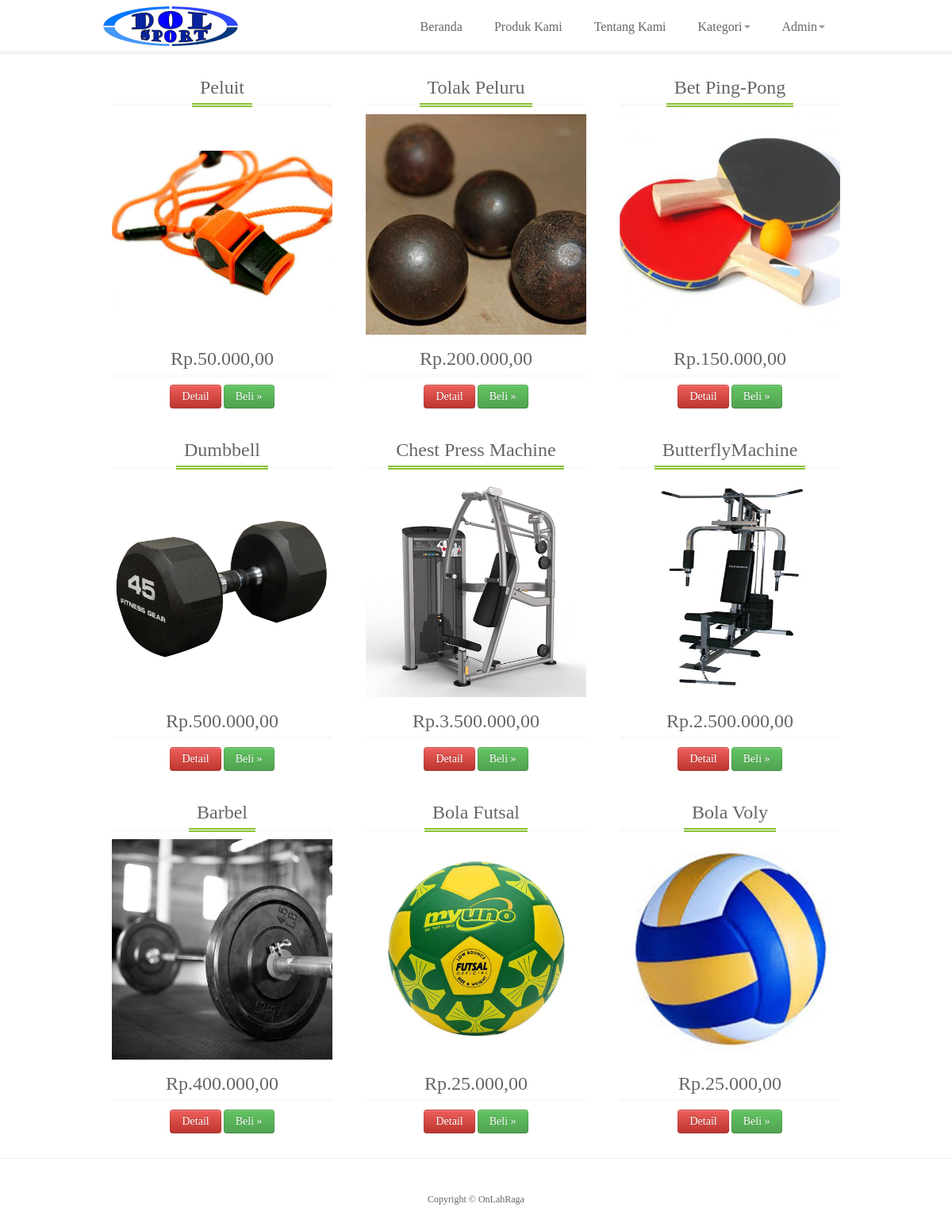
The page / on the database its author committed.
### tables this page shows
CREATE TABLE IF NOT EXISTS `barang` (
  `idbarang` int(11) NOT NULL AUTO_INCREMENT,
  `namabarang` varchar(50) NOT NULL,
  `harga` decimal(10,0) NOT NULL,
  `stok` int(11) NOT NULL,
  `gambar` varchar(100) NOT NULL,
  `warna` varchar(50) NOT NULL,
  `ukuran` int(11) NOT NULL,
  `idkategori` int(11) NOT NULL,
  `deskripsi` varchar(500) NOT NULL,
  PRIMARY KEY (`idbarang`),
  KEY `fk_kategori` (`idkategori`)
);

### index.php (the view, shortened to what this page needs)
<!DOCTYPE html>
<html lang="en">
<head>
    <link href="css/bootstrap.css" rel="stylesheet">
    <link href="css/bootstrap-responsive.css" rel="stylesheet">
	<link href="css/style.css" rel="stylesheet">
</head>
<body>
	<header>
		<div class="container">
			<div class="row">
				<?php include"logo.php"; ?>
				<div class="span9">
					<div class="navbar navbar-inverse">
			    		<div class="navbar-inner">
			          		<?php include "menu.php"; ?>
			        	</div>
			      	</div>
				</div>
			</div>
		</div>
	</header>
	<div id="wrapper">
    	<div class="container">
      		<div class="row">
	               <?php
                    $sql = mysqli_query($koneksi, "SELECT * FROM barang ORDER BY idbarang DESC limit 9");
                    while($data = mysqli_fetch_array($sql)){
                    ?>
        		<div class="span4">
          			<div class="icons-box">
                        <div class="title"><h3><?php echo $data['namabarang']; ?></h3></div>
                        <img src="<?php echo "images/".$data['gambar']; ?>" />
						<div><h3>Rp.<?php echo number_format($data['harga'],2,",",".");?></h3></div>
						<div class="clear"><a href="detailbarang.php?kd=<?php echo $data['idbarang'];?>" class="btn btn-lg btn-danger">Detail</a> <a href="detailbarang.php?kd=<?php echo $data['idbarang'];?>" class="btn btn-lg btn-success">Beli &raquo;</a></div>
                    </div>
        		</div>
                <?php } ?>
      			</div>
				</div>
			</div>
			<hr>
	<div id="copyright">
	<?php include"footer.php" ?>
	</div>
</body>
</html>

### logo.php
<div class="logo span3">
	<a class="brand" href="#"><img src="images/1997.png"> </a>
</div>

### menu.php (shortened to what this page needs)
   		<div class="nav-collapse collapse">
     		<ul class="nav">
       			<li><a href="index.php">Beranda</a></li>
       			<li><a href="produk.php">Produk Kami</a></li>
                          <li><a href="tentangkami.php">Tentang Kami</a></li>
       			<li class="dropdown">
<a href="#" class="dropdown-toggle" data-toggle="dropdown">Kategori<b class="caret"></b></a>
       			</li>
       			<li class="dropdown">
         			<a href="#" class="dropdown-toggle" data-toggle="dropdown">Admin<b class="caret"></b></a>
       			</li>
     		</ul>
   		</div>

### footer.php
<div class="container">
	<p>Copyright &copy; OnLahRaga</p>
</div>

### css/style.css (style rules this page uses)
.clear { clear:both; }
body { font-family: 'Droid Sans'; font-size: 12px; color: #666; }
h1, h2, h3, h4, h5, h6 { font-weight: normal !important; color: #666; margin: 0; padding: 0; }
.title { border-bottom: 3px double #f6f6f6; margin-bottom: 10px; }
.title h1, .title h2, .title h3, .title h4, .title h5, .title h6 { border-bottom: 5px double #89c236 !important; margin-bottom: -4px !important; display: inline-block !important; padding: 0px 10px !important; margin-left:15px !important; margin-right:15px !important; }
#wrapper { background: #fff; }
ul, ol { margin: 0; }
ul { list-style: none outside; }
header { background: #fff; border-bottom: 5px solid #f6f6f6; }
.logo img { margin-top:8px; }
.navbar, .navbar-inner, .nav { float: right; background: #fff !important; border: none; -webkit-box-shadow: none; -moz-box-shadow: none; box-shadow: none; padding: 0px; margin: 0; }
.navbar-inner { padding-left: 0px !important; padding-right: 0px !important; }
.navbar .nav > li > a { color: #666; border-top:4px solid #fff; text-shadow: none; font-size: 16px; padding: 20px; }
.icons-box { text-align: center; border: 1px solid #fff; padding: 20px 10px 10px 10px; }
.icons-box h3 { margin: 0 auto; padding-top: 10px; border-bottom: 3px double #f6f6f6; margin-bottom: 10px; }
#copyright { padding: 20px 0px; }
#copyright p { margin: 0 auto; width: 380px; text-align: center; color: #666; }

### rows shown on the page
barang: namabarang "Peluit", gambar (picture), harga "50.000,00"
barang: namabarang "Tolak Peluru", gambar (picture), harga "200.000,00"
barang: namabarang "Bet Ping-Pong", gambar (picture), harga "150.000,00"
barang: namabarang "Dumbbell", gambar (picture), harga "500.000,00"
barang: namabarang "Chest Press Machine", gambar (picture), harga "3.500.000,00"
barang: namabarang "ButterflyMachine", gambar (picture), harga "2.500.000,00"
barang: namabarang "Barbel", gambar (picture), harga "400.000,00"
barang: namabarang "Bola Futsal", gambar (picture), harga "25.000,00"
barang: namabarang "Bola Voly", gambar (picture), harga "25.000,00"
